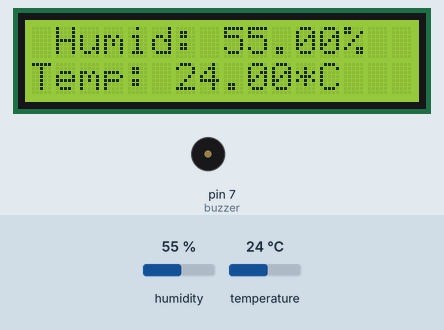
A sketch run on a simulated Arduino Uno, built with avr-gcc and run on an emulated ATmega328P. On the bench: 16×2 character LCD, buzzer (waves = sounding). The test bench sets the inputs (shaded band); at power-on: temperature 24 °C, humidity 55 %.

Above: at 2.6 s.
2.7 s: temperature set to 25.4 °C
At 5.1 s:
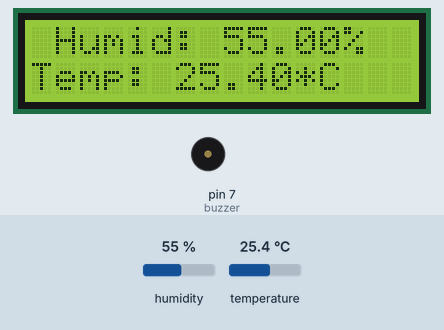
9.1 s: temperature set to 12 °C
At 12.0 s:
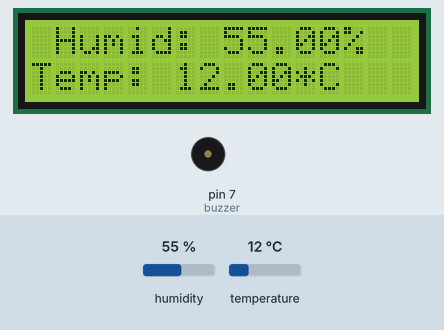
12.3 s: humidity set to 22 %
At 13.7 s:
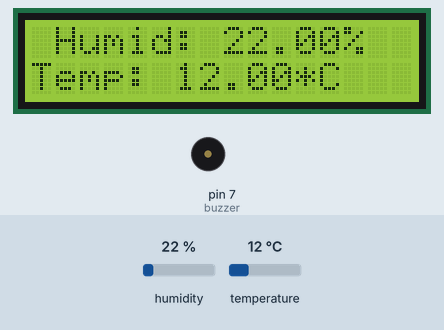
15.3 s: humidity set to 40 %
At 17.9 s:
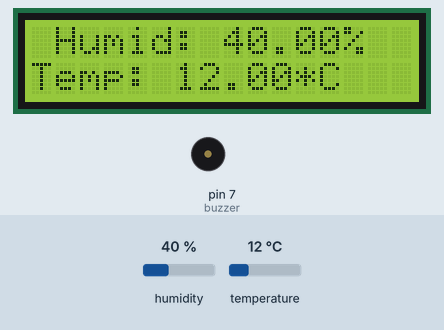
Timing chart, 0 to 19.4 s (numbered marks = the images above; inputs shaded):
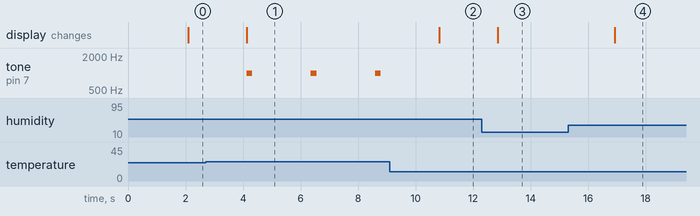

Measured:
- the behaviour switches between 25 and 25.1 °C on temperature (found by bisection; images 0 and 1)
- after the input at 2.7 s, tone on pin 7 (buzzer): alternates 1000 Hz for 0.20 s and silent for 2.0 s, starting after 1.4 s; the display: changes after 1.4 s (image 1)
- after the input at 9.1 s, tone on pin 7 (buzzer): stays silent (without the input it goes to 1000 Hz after 1.7 s); the display: changes after 1.7 s (image 2)
- after the input at 12.3 s, the display: changes after 0.55 s (image 3)
- after the input at 15.3 s, the display: changes after 1.6 s (image 4)

The sketch:

weather_station.ino
```cpp
// (licence header left out)
#include "DHT.h"
#include <Wire.h>
#include <hd44780.h>
#include <hd44780ioClass/hd44780_I2Cexp.h>

/**
 * This pin is connected to pin 2 of the DHT22 module.
 */
#define DHTPIN 13

#define DHTTYPE DHT22 // DHT 22 (AM2302) module

#define buzzer 7 // buzzer to arduino pin 7

// Create DHT sensor object: program entity which represents the DHT22 module
DHT dht(DHTPIN, DHTTYPE);

hd44780_I2Cexp lcd;

void setup()
{
  lcd.begin(16, 2);
  lcd.backlight(); // Turn LCD backlight on

  // Initialize serial monitor
  // Serial.begin(9600);
  // Serial.println("DHT 22 test >>>>>>");
  // Initialize DHT sensor for 16mhz Arduino
  dht.begin();
  // Set buzzer pin as output
  pinMode(buzzer, OUTPUT);
}

void loop()
{

  // Wait 2 seconds between measurements
  delay(2000);

  // Read temperature
  float t = dht.readTemperature();
  float h = dht.readHumidity();

  // Verify for correct results
  if (isnan(h) || isnan(t))
  {
    Serial.println("Failed to read data from DHT sensor >>>>");
    return;
  }

  lcd.setCursor(0, 1); // try 0,0
  /**
   * Print temperature on the LCD
   *
   */
  lcd.print("Temp: ");
  lcd.print(t);
  lcd.print("*C");
  lcd.setCursor(1, 0); // try 0, 1
  /**
   * Print the humidity on the LCD
   *
   */
  lcd.print("Humid: ");
  lcd.print(h);
  lcd.print("%");

  /**
   * Print temperature and humidity on serial monitor
   *
   */
  // Serial.print("Humidity: ");
  // Serial.print(h);
  // Serial.println(" %");

  // Serial.print("Temperature: ");
  // Serial.print(t);
  // Serial.print(" *C ");

  /**
   * Turn off buzzer alarm if temperature > 25*C
   * PYuhala: this is just a test, try changing the threshold.
   *
   */
  if (t > 25)
  {
    tone(buzzer, 1000); // Send 1KHz sound signal ...
    delay(200);         // buzz for 200 ms
    noTone(buzzer);     // Stop sound signal
  }
}
```
